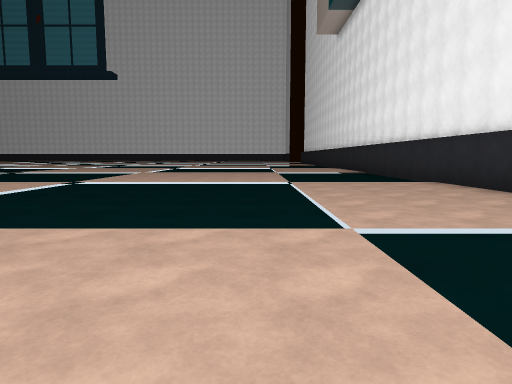
[1] (above)

20 first-person views from a walk through a scene from a Unity 3-D project. The camera is 1.3 m above the floor, tilts 6° down and sees 75° across. The floor is counted in squares, 2 m on a side. Each view is taken from the middle of a square. On the plan, view 1 faces up. The plan holds only what a view shows up to about 10 squares ahead; the rest is blank. The place goes on beyond the plan. Some surface patterns are stand-ins.

[2]
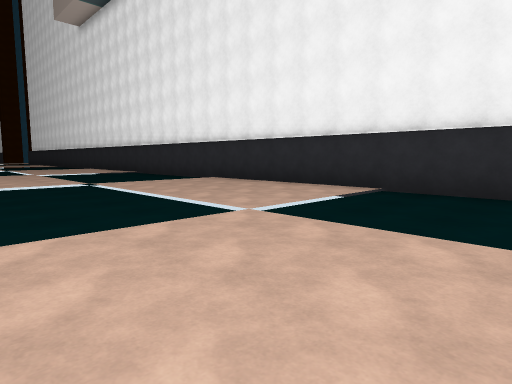

[3]
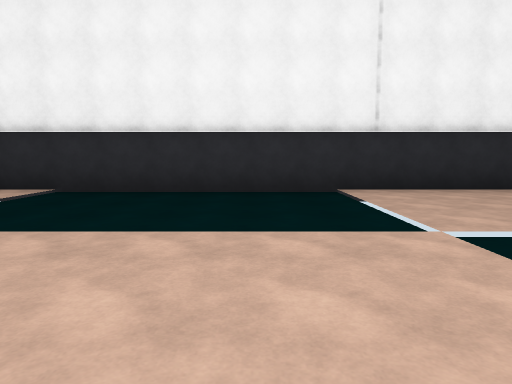

[4]
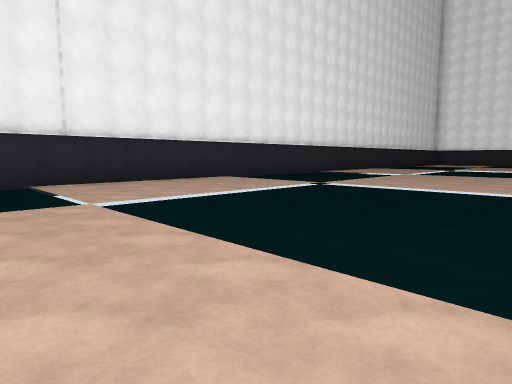

[5]
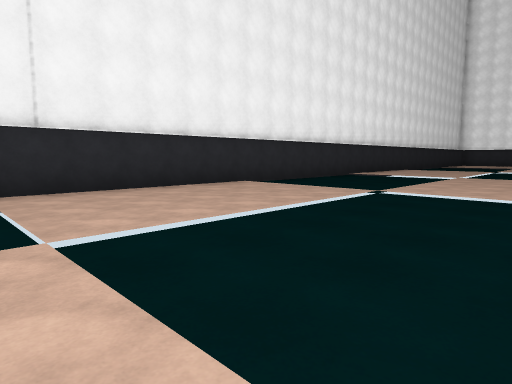

[6]
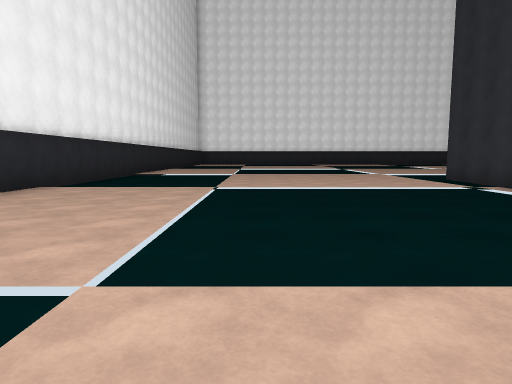

[7]
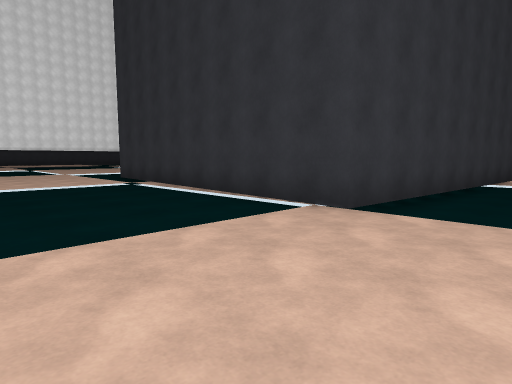

[8]
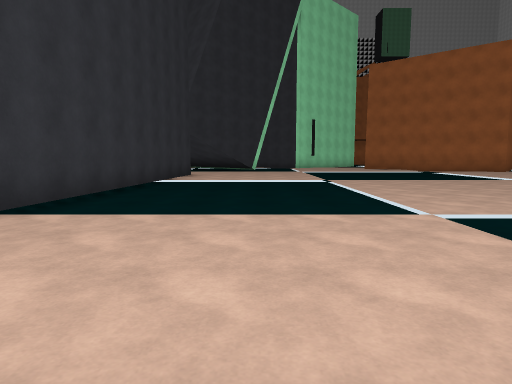

[9]
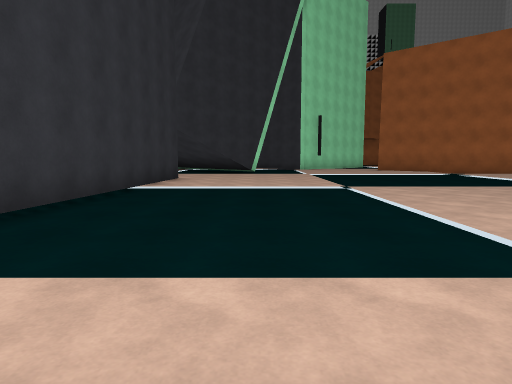

[10]
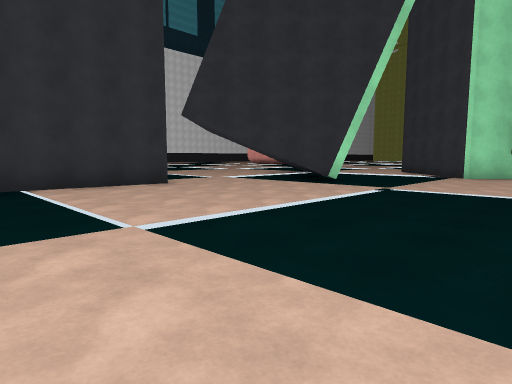

[11]
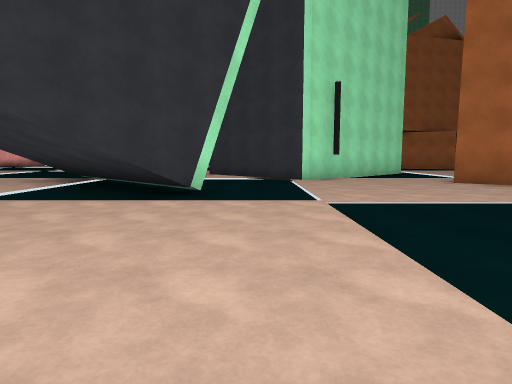

[12]
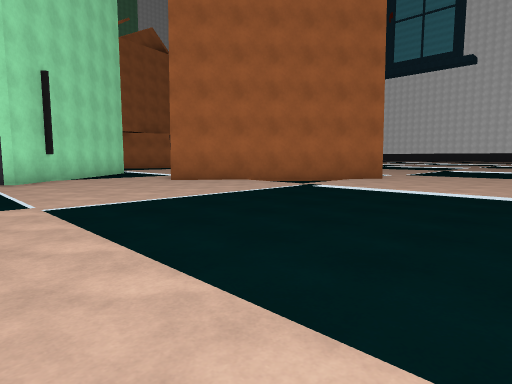

[13]
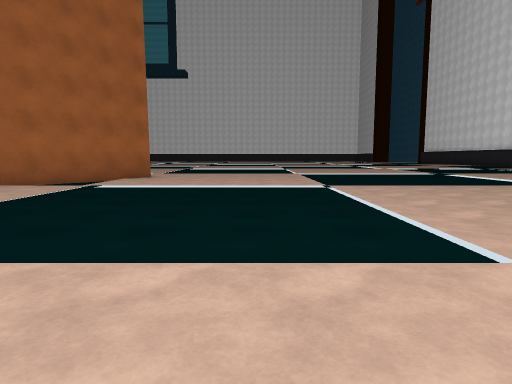

[14]
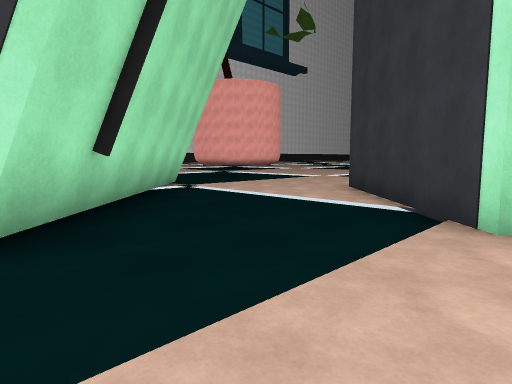

[15]
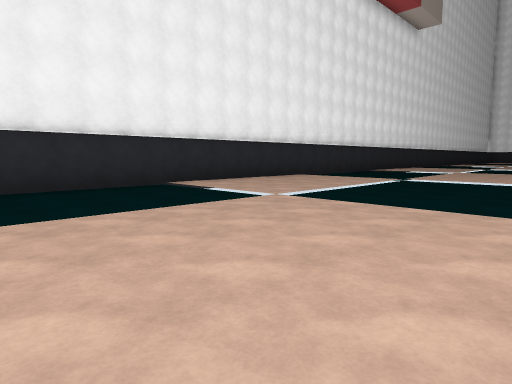

[16]
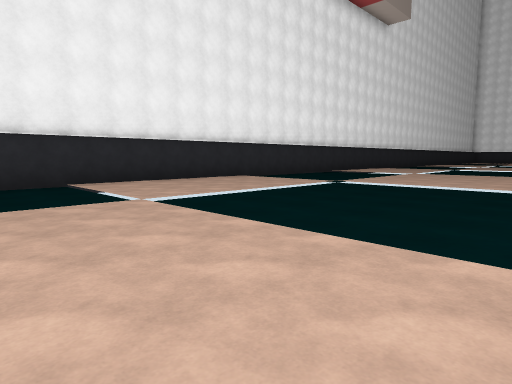

[17]
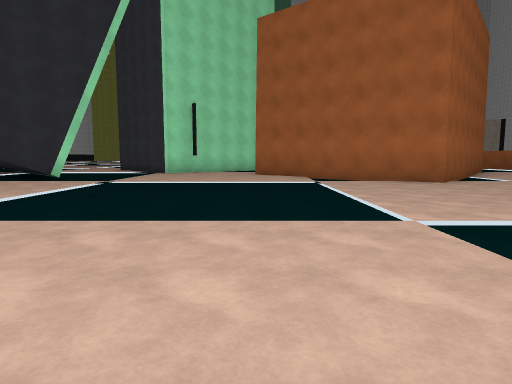

[18]
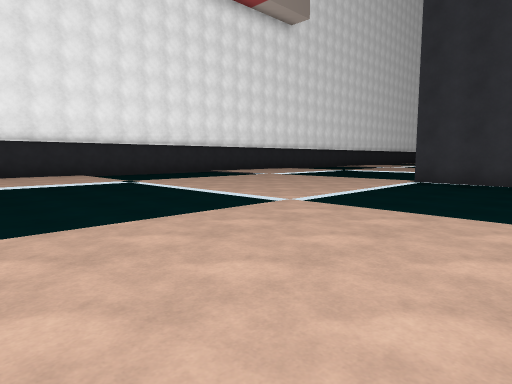

[19]
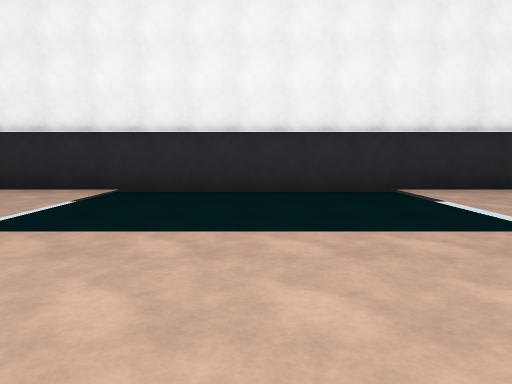

[20]
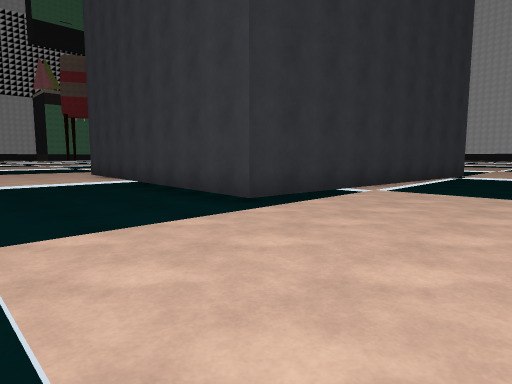

### Floor plan
Key: @ floor where view 1 was taken; # wall or solid block; . floor.
Columns run from 25 left of view 1 to 5 right of it. Each row starts with its distance up from view 1.
 13         #....         .....
 12         ##....        ........#
 11         ##....................#
 10        ##.....................#
  9       ##......................#
  8       #.......................#
  7     ..#.......................#
  6     ..........................#
  5    #..........................#
  4    ##.........................#
  3    ##.........................#
  2   ##..........................#
  1  ##.....#.....................#
  0  ......###...............@....#
 -1 ......###.....................#
 -2 .....###....#########.........#
 -3   ..###..           #.........#
 -4   ..##.             #.........#
 -5                     #.........#
 -6                     #.........#
 -7                    ##.........#
 -8                    #..........#
 -9                    ##.........#
-10              ########.........#
-11             ..................#
-12             ..................#
-13              ........... .....#
-14                    ..... .....#

Where each view was taken, in squares from view 1:
view 1: 0 up, 0 right, facing up
view 2: 0 up, 2 left, facing up-right
view 3: 1 down, 2 left, facing right
view 4: 1 down, 4 left, facing down-right
view 5: 2 down, 2 left, facing down-right
view 6: 1 down, 0 right, facing down
view 7: 0 up, 1 left, facing down-left
view 8: 1 up, 1 left, facing left
view 9: 1 up, 3 left, facing left
view 10: 6 up, 9 left, facing down-left
view 11: 2 up, 11 left, facing left
view 12: 2 up, 11 left, facing up-left
view 13: 1 up, 12 left, facing up
view 14: 4 up, 17 left, facing down-left
view 15: 13 up, 3 left, facing down-right
view 16: 11 up, 4 left, facing down-right
view 17: 7 up, 7 left, facing left
view 18: 7 up, 8 left, facing down-right
view 19: 11 down, 2 left, facing right
view 20: 14 down, 2 left, facing up-left
